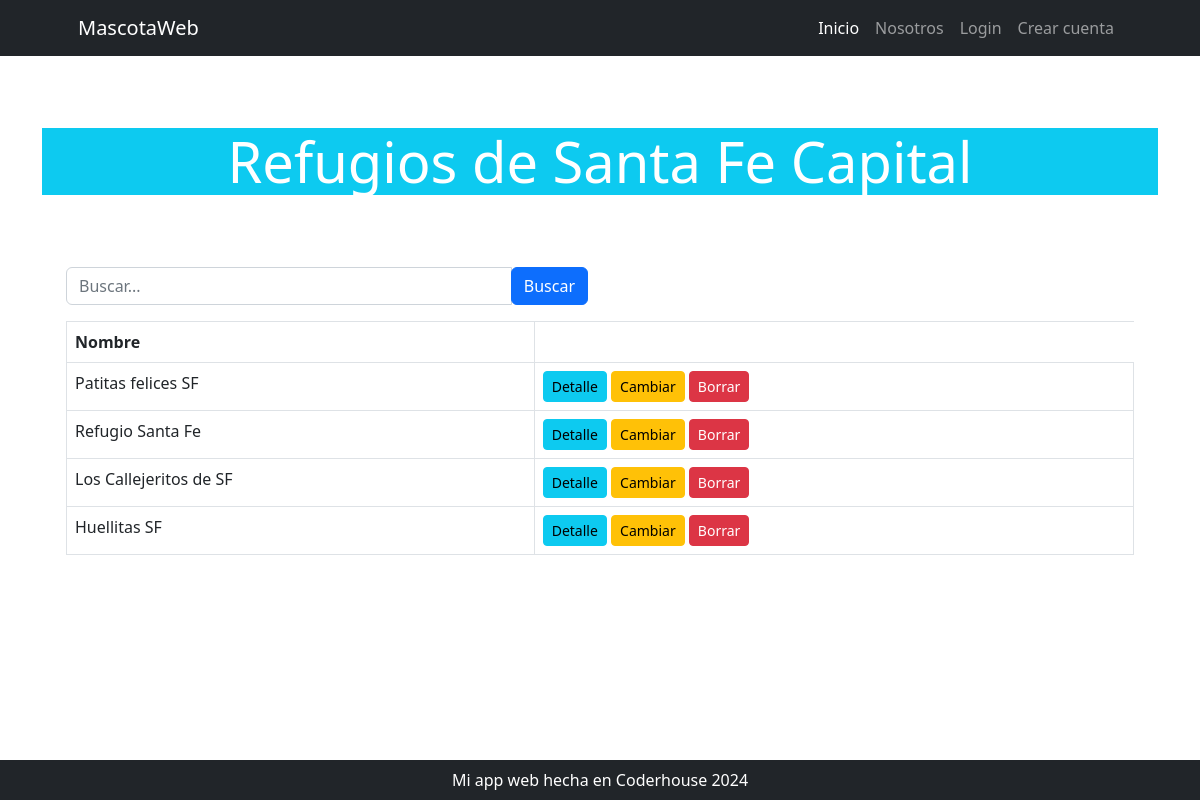
/mi_aplicacion/refugio/list, run on the app's committed database.
### mi_aplicacion/models.py (models this page shows, shortened)
class Refugio(models.Model):
    nombre = models.CharField(max_length=150)
    direccion = models.CharField(max_length=200)
    telefono = models.CharField(max_length=20)
    fecha_actualizacion = models.DateField(null=True, blank=True, editable=False, default=timezone.now)

### mi_aplicacion/views.py (the view)
# urls.py: path("refugio/list", RefugioList.as_view(), name="refugio_list"),
class RefugioList(ListView):
    model = Refugio
    def get_queryset(self) -> QuerySet[Any]:
        queryset = super().get_queryset()
        busqueda = self.request.GET.get("busqueda")
        if busqueda:
            queryset = Refugio.objects.filter(nombre__icontains=busqueda)
        return queryset

### mi_aplicacion/templates/mi_aplicacion/refugio_list.html (shortened to what this page needs)
{% extends 'core/base.html' %}
{% block body_title %}
    Refugios de Santa Fe Capital
{% endblock body_title %}
{% block content %}
    <div class="container mt-5">
        <div class="row mb-3">
            <div class="col-lg-6">
                <form action="{% url 'mi_aplicacion:refugio_list' %}"
                      method="get"
                      class="input-group">
                    <input type="text"
                           name="busqueda"
                           class="form-control"
                           placeholder="Buscar...">
                    <div class="input-group-append">
                        <button class="btn btn-primary" type="submit">Buscar</button>
                    </div>
                </form>
            </div>
        </div>
        {% if object_list %}
            <div class="table-responsive">
                <table class="table table-bordered">
                    <thead>
                        <tr>
                            <th>Nombre</th>
                        </tr>
                    </thead>
                    <tbody>
                        {% for object in object_list %}
                            <tr>
                                <td>{{ object.nombre }}</td>
                                <td>
                                    <a href="{% url 'mi_aplicacion:refugio_detail' object.id %}"
                                       class="btn btn-info btn-sm">Detalle</a>
                                    <a href="{% url 'mi_aplicacion:refugio_update' object.id %}"
                                       class="btn btn-warning btn-sm">Cambiar</a>
                                    <a href="{% url 'mi_aplicacion:refugio_delete' object.id %}"
                                       class="btn btn-danger btn-sm">Borrar</a>
                                </td>
                            </tr>
                        {% endfor %}
                    </tbody>
                </table>
            {% else %}
                <p class="fs-3">No hay registros</p>
            {% endif %}
        </div>
    </div>
{% endblock content %}

### data on the page
Refugio: nombre "Patitas felices SF"
Refugio: nombre "Refugio Santa Fe"
Refugio: nombre "Los Callejeritos de SF"
Refugio: nombre "Huellitas SF"
